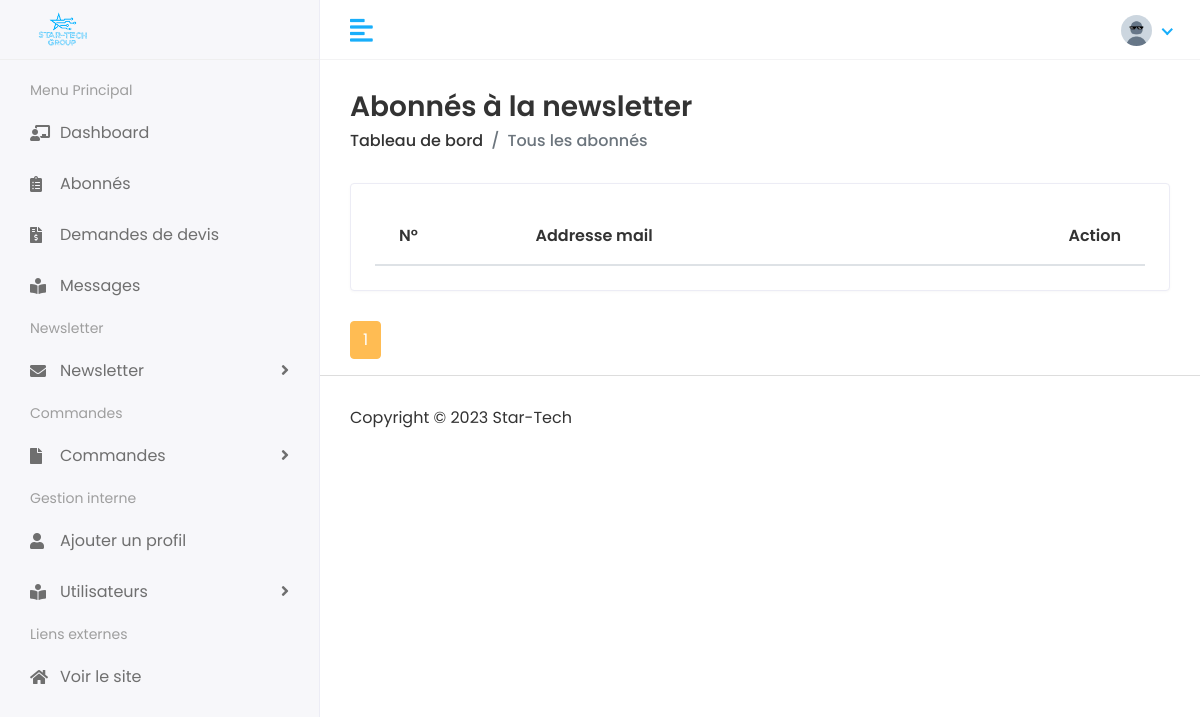
The page /dashboard/subscribers (signed in) on the database as committed earlier.
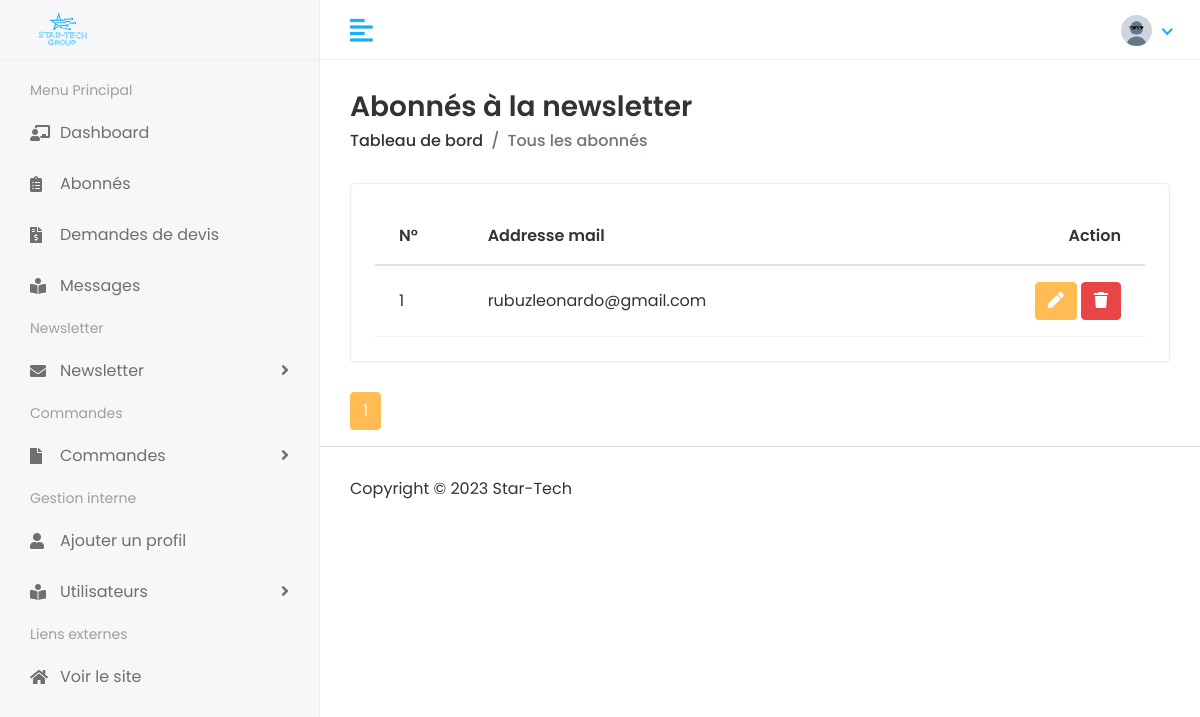
The same page on the database as committed later.
### visiteurs/models.py (models this page shows, shortened)
class Subscriber(models.Model):
    email = models.EmailField(max_length=50, unique=True)  #Supprimer ce commentaire après l'ajout de la contrainte d'unicité
    date = models.DateTimeField(auto_now=True)

### administration/views.py (the view)
# urls.py: path('dashboard/subscribers', subscribers ,name="subscribers"),
@login_required(login_url='login')
def subscribers(request):
    p = Paginator(Subscriber.objects.all(), 5)
    page = request.GET.get('page')
    subscribers = p.get_page(page)
    context = {
        'subscribers' : subscribers
    }
    return render(request, 'admin/subscribers.html', context)

### templates/admin/subscribers.html (shortened to what this page needs)
{% extends "admin/base_admin.html" %}
{% block content %}
{% load static %}
<div class="content container-fluid">
    <div class="page-header">
        <div class="row align-items-center">
            <div class="col">
                <h3 class="page-title">Abonnés à la newsletter</h3>
                <ul class="breadcrumb">
                    <li class="breadcrumb-item"><a href="index.html">Tableau de bord</a></li>
                    <li class="breadcrumb-item active">Tous les abonnés</li>
                </ul>
            </div>
        </div>
    </div>
    <div class="row">
        <div class="col-sm-12">
            <div class="card card-table">
                <div class="card-body">
                    <div class="table-responsive">
                        <table class="table table-hover table-center mb-0 datatable">
                            <thead>
                                <tr>
                                    <th>N°</th>
                                    <th>Addresse mail</th>
                                    <th class="text-right">Action</th>
                                </tr>
                            </thead>
                            <tbody>
                                {% for item in subscribers %}
                                    <tr>
                                        <td>{{ item.id }}</td>
                                        <td>{{ item.email }}</td>
                                        <td class="text-right">
                                            <div class="actions">
                                                <a href="{% url 'send_message' item.pk %}" class="btn btn-primary">
                                                    <i class="fas fa-pen"></i>
                                                </a>
                                                <a href="{% url 'subscriber_delete' item.pk %}" class="btn btn-danger">
                                                    <i class="fas fa-trash"></i>
                                                </a>
                                            </div>
                                        </td>
                                    </tr>
                                {% endfor %}
                            </tbody>
                        </table>
                    </div>
                </div>
            </div>
        </div>
    </div>
    <div class="row">
        <div class="col-sm-12">
            <ul class="pagination">
                <li class="page-item active">
                    <a class="page-link" href="#">{{ subscribers.number }} <span class="sr-only">(current)</span></a>
                </li>
            </ul>
        </div>
    </div>
</div>
{% endblock content %}

### templates/admin/base_admin.html (shortened to what this page needs)
{% load static %}
<!DOCTYPE html>
<html lang="en">
   <head>
      <link rel="stylesheet" href="{% static 'assets/plugins/bootstrap/css/bootstrap.min.css' %}">
      <link rel="stylesheet" href="{% static 'assets/plugins/fontawesome/css/fontawesome.min.css' %}">
      <link rel="stylesheet" href="{% static 'assets/plugins/fontawesome/css/all.min.css' %}">
      <link rel="stylesheet" href="{% static 'assets/css/style.css' %}">
   </head>
   <body>
    	<div class="main-wrapper">
            <div class="header">
                <div class="header-left">
                    <a href="{% url 'dashboard' %}" class="logo">
                        <img src="{% static 'img/logo.png' %}" alt="Logo">
                    </a>
        	    </div>
            <a href="javascript:void(0);" id="toggle_btn">
            <i class="fas fa-align-left"></i>
            </a>
            <ul class="nav user-menu">
               <li class="nav-item dropdown has-arrow">
                  <a href="#" class="dropdown-toggle nav-link" data-toggle="dropdown">
                     {% if request.user.profile.photo %}
                        <span class="user-img"><img class="rounded-circle" src="{{request.user.profile.photo.url}}" width="31" alt=""></span>
                     {% else %}
                        <span class="user-img"><img class="rounded-circle" src="{% static 'img/no-pfp.jpg' %}" width="31" alt=""></span>
                     {% endif %}
                  </a>
               </li>
            </ul>
         </div>
         <div class="sidebar" id="sidebar">
            <div class="sidebar-inner slimscroll">
               <div id="sidebar-menu" class="sidebar-menu">
                  <ul>
                     <li class="menu-title">
                        <span> Menu Principal</span>
                     </li>
                     <li>
                        <a href="{% url 'dashboard' %}"><i class="fas fa-chalkboard-teacher"></i> <span>Dashboard</span></a>
                     </li>
                     <li>
                        <a href="{% url 'subscribers' %}"><i class="fas fa-clipboard-list"></i> <span>Abonnés</span></a>
                     </li>
                     <li>
                        <a href="{% url 'devis_all' %}"><i class="fas fa-file-invoice-dollar"></i> <span>Demandes de devis</span></a>
                     </li>
                     <li>
                        <a href="{% url 'messages' %}"><i class="fas fa-book-reader"></i> <span>Messages</span></a>
                     </li>
                     <li class="menu-title">
                        <span>Newsletter</span>
                     </li>
                     <li class="submenu">
                        <a href="#"><i class="fas fa-envelope"></i> <span> Newsletter</span> <span class="menu-arrow"></span></a>
                     </li>
                     <li class="menu-title">
                        <span>Commandes</span>
                     </li>
                     <li class='submenu'>
                        <a href="#"><i class="fas fa-file"></i> <span>Commandes</span> <span class="menu-arrow"></span></a>
                     </li>
                     <li class="menu-title">
                        <span>Gestion interne</span>
                     </li>
                     {% if request.user.is_superuser %}
                     <li>
                        <a href="{% url 'addprofile' %}"><i class="fas fa-user"></i> <span>Ajouter un profil</span></a>
                     </li>
                     {% endif %}
                     <li class="submenu">
                        <a href="#"><i class="fas fa-book-reader"></i> <span> Utilisateurs</span> <span class="menu-arrow"></span></a>
                     </li>
                     <li class="menu-title">
                        <span>Liens externes</span>
                     </li>
                     <li>
                        <a href="{% url 'home' %}" target='blank'><i class="fas fa-home"></i> <span>Voir le site</span></a>
                     </li>
                  </ul>
               </div>
            </div>
         </div>
         <div class="page-wrapper">
            {% block content %}
            {% endblock content %}
            <footer>
               <p>Copyright © 2023 Star-Tech</p>
            </footer>
         </div>
      </div>
   </body>
</html>

Rows that differ between the two databases and show on the page:
added Subscriber: id "1", email "rubuzleonardo@gmail.com"
